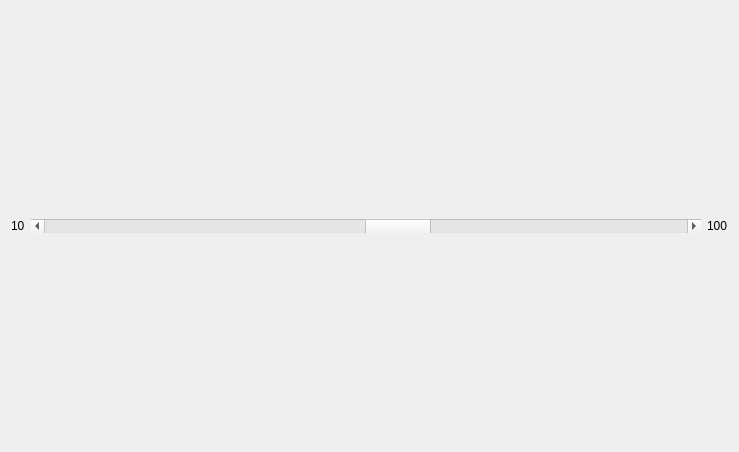
<?xml version="1.0" encoding="UTF-8"?>
<ui version="4.0">
 <class>Backlight</class>
 <widget class="QWidget" name="Backlight">
  <property name="geometry">
   <rect>
    <x>0</x>
    <y>0</y>
    <width>739</width>
    <height>452</height>
   </rect>
  </property>
  <property name="windowTitle">
   <string>MainWindow</string>
  </property>
  <layout class="QVBoxLayout" name="verticalLayout">
   <item>
    <layout class="QGridLayout" name="gridLayout">
     <item row="1" column="0">
      <widget class="QLabel" name="label">
       <property name="sizePolicy">
        <sizepolicy hsizetype="Preferred" vsizetype="Expanding">
         <horstretch>0</horstretch>
         <verstretch>0</verstretch>
        </sizepolicy>
       </property>
       <property name="maximumSize">
        <size>
         <width>16777215</width>
         <height>16777215</height>
        </size>
       </property>
       <property name="text">
        <string>10</string>
       </property>
      </widget>
     </item>
     <item row="0" column="1">
      <spacer name="verticalSpacer_2">
       <property name="orientation">
        <enum>Qt::Vertical</enum>
       </property>
       <property name="sizeHint" stdset="0">
        <size>
         <width>20</width>
         <height>200</height>
        </size>
       </property>
      </spacer>
     </item>
     <item row="2" column="1">
      <spacer name="verticalSpacer">
       <property name="orientation">
        <enum>Qt::Vertical</enum>
       </property>
       <property name="sizeHint" stdset="0">
        <size>
         <width>20</width>
         <height>200</height>
        </size>
       </property>
      </spacer>
     </item>
     <item row="1" column="2">
      <widget class="QLabel" name="label_2">
       <property name="sizePolicy">
        <sizepolicy hsizetype="Preferred" vsizetype="Expanding">
         <horstretch>0</horstretch>
         <verstretch>0</verstretch>
        </sizepolicy>
       </property>
       <property name="text">
        <string>100</string>
       </property>
      </widget>
     </item>
     <item row="1" column="1">
      <widget class="QScrollBar" name="slider">
       <property name="sizePolicy">
        <sizepolicy hsizetype="Expanding" vsizetype="Fixed">
         <horstretch>0</horstretch>
         <verstretch>50</verstretch>
        </sizepolicy>
       </property>
       <property name="maximumSize">
        <size>
         <width>16777215</width>
         <height>16777215</height>
        </size>
       </property>
       <property name="minimum">
        <number>10</number>
       </property>
       <property name="maximum">
        <number>100</number>
       </property>
       <property name="value">
        <number>60</number>
       </property>
       <property name="orientation">
        <enum>Qt::Horizontal</enum>
       </property>
      </widget>
     </item>
    </layout>
   </item>
  </layout>
 </widget>
 <layoutdefault spacing="6" margin="11"/>
 <resources/>
 <connections/>
</ui>
